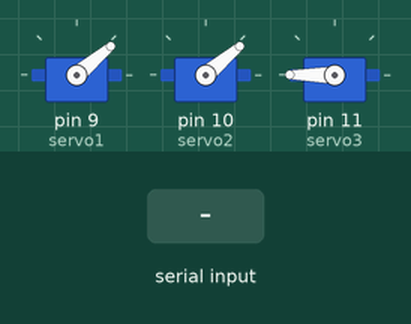
This sketch was run on a simulated Arduino Uno, built with avr-gcc and run on an emulated ATmega328P. On the bench: 3 × servo. The test bench sets the inputs (shaded band). Random numbers use the default seed unless the sketch sets one.

Above: at 1.2 s.
1.3 s: "90,45\n" received over Serial
At 3.4 s:
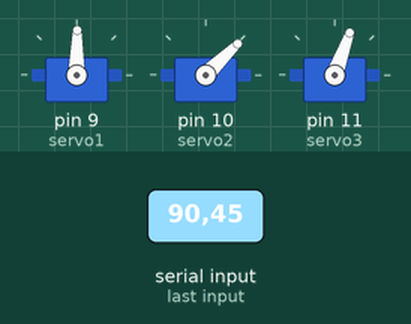
4.3 s: "30,150\n" received over Serial
At 6.5 s:
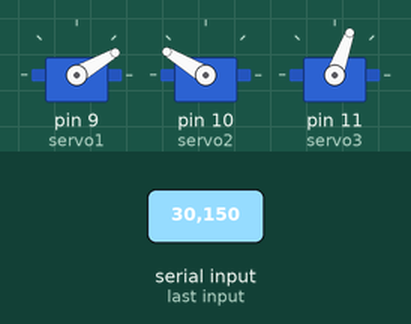
7.3 s: "5\n" received over Serial
At 9.7 s:
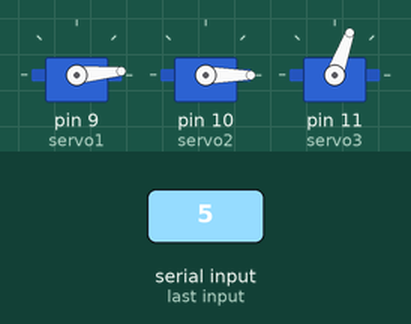
10.3 s: "90\n" received over Serial
At 12.6 s:
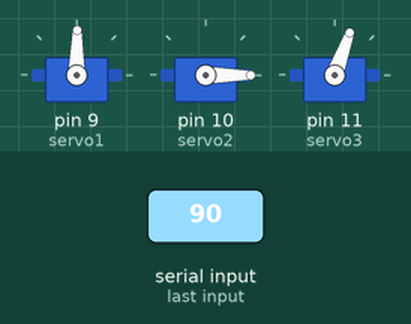
13.3 s: "200\n" received over Serial
At 15.1 s:
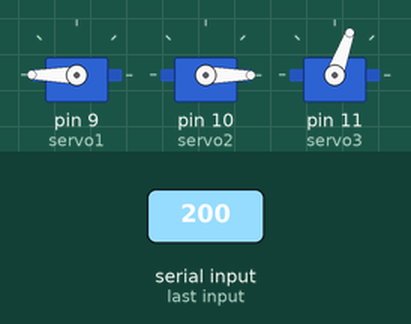
16.1 s: "1,90\n" received over Serial
At 17.9 s:
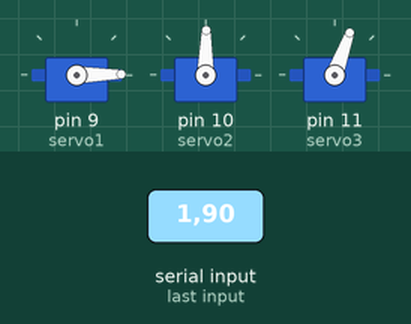
Timing chart, 0 to 37.7 s (numbered marks = the images above; inputs shaded):
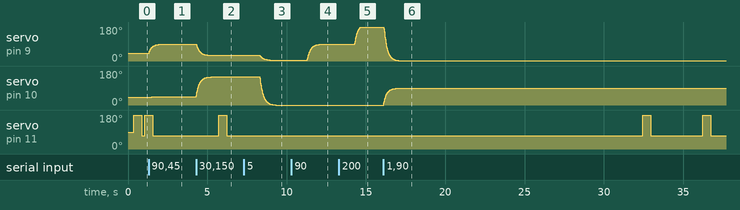

The sketch:

Arduino_moveServo.ino
```cpp
#include <Servo.h>  // include the Servo library

//Objects for Controlling servo motor
Servo servo1;
Servo servo2;
Servo servo3;

float angleX = 40;
float angleY = 40;
float switchprev1 = 40;
float switchprev2 = 40;
float switchcurr1 = 40;
float switchcurr2 = 40;
int blinkrand = 0;
unsigned long mytime1 = millis();
bool flag = true;

void setup()
{
  Serial.begin(9600);

  servo1.attach(9);
  servo2.attach(10);
  servo3.attach(11);
}

void loop()
{
  if (Serial.available() > 1) //to check if atleast 2 bits are there
  {
    //Read from serial
    angleX = Serial.parseFloat();
    angleY = Serial.parseFloat();
  }
  if (flag == true)
  {
    blinkrand = random(1, 5000);
//    Serial.print("Generate Random Number: ");
//    Serial.println(blinkrand);
  }
  switchcurr1 = angleX * 0.05 + switchprev1 * 0.95;
  switchcurr2 = angleY * 0.05 + switchprev2 * 0.95;

  servo1.write(switchcurr1);
  servo2.write(switchcurr2);

  if (0 < blinkrand && blinkrand <= 20)
  {
    if (flag == true)
    {
      servo3.write(200);
//      Serial.println("Close eyelid");
      flag = false;
      mytime1 = millis();
    }
    if (millis() - mytime1 >= 500 && flag == false)
    {
      //    delay(500);
//      Serial.println("Open eyelid");
      mytime1 = millis();
      servo3.write(70);
      blinkrand = 100;
      flag = true;
    }
  }

  switchprev1 = switchcurr1;
  switchprev2 = switchcurr2;
  delay(10);
}
```

Measured:
- after the input at 1.3 s, servo on pin 9 (servo1): moves from 40° to 89° over 0.78 s, starting at once; servo on pin 10 (servo2): 40° → 41° after 0.05 s, → 42° 0.06 s later, → 43° 0.08 s later, → 44° 0.13 s later
- after the input at 4.3 s, servo on pin 9 (servo1): moves from 89° to 30° over 0.81 s, starting at once; servo on pin 10 (servo2): moves from 44° to 149° over 0.93 s, starting at once
- after the input at 7.3 s, servo on pin 9 (servo1): moves from 30° to 5° over 0.64 s, starting after 1.0 s; servo on pin 10 (servo2): moves from 149° to 0° over 1.0 s, starting after 1.0 s
- after the input at 10.3 s, servo on pin 9 (servo1): moves from 5° to 89° over 0.89 s, starting after 1.0 s
- after the input at 13.3 s, servo on pin 9 (servo1): moves from 89° to 180° over 0.34 s, starting after 1.0 s
- after the input at 16.1 s, servo on pin 9 (servo1): moves from 180° to 1° over 1.0 s, starting at once; servo on pin 10 (servo2): moves from 0° to 89° over 0.90 s, starting at once
